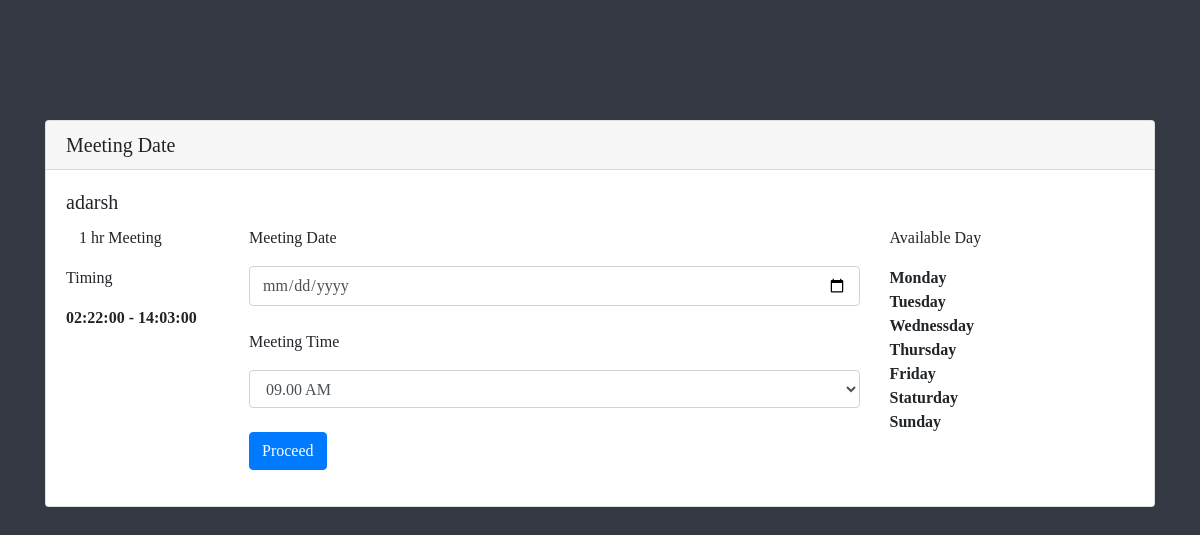
The app's page /booking.php?user_id=2 with its own data.
### tables this page shows
CREATE TABLE `user` (
  `user_id` int(11) NOT NULL,
  `user_email` varchar(255) NOT NULL,
  `user_password` varchar(255) NOT NULL,
  `start_time` time NOT NULL,
  `end_time` time NOT NULL,
  `user_name` varchar(255) DEFAULT NULL
);

CREATE TABLE `avialable_day` (
  `av_id` int(11) NOT NULL,
  `user_id` int(11) NOT NULL,
  `day` varchar(255) NOT NULL
);

### booking.php (the view, shortened to what this page needs)
<!DOCTYPE html>
<?php
 include("config.php");
 $user_id = 0;
 $username = "";
$startTime = "";
$endTime = "";
?>
<?php
 if($_SERVER["REQUEST_METHOD"] == "GET" && isset($_GET['user_id'])) {
   $user_id = $_GET['user_id'];
   $sql = "SELECT * FROM user WHERE user_id={$user_id}";
   $result = mysqli_query($db,$sql);
   $count = mysqli_num_rows($result);
   if ($count > 0) {
     $row = mysqli_fetch_array($result,MYSQLI_ASSOC);
     $username = $row['user_name'];
    $startTime = $row['start_time'];
    $endTime = $row['end_time'];
  }else{
    echo "<h1> Invalid Url <h1>";
  }
 }
  function get_times( $default = '09:00', $interval = '+60 minutes' ) {
   $output = '';
 include("config.php");
   $user_id = $_SESSION['user_id'];
   $sql = "SELECT * FROM user WHERE user_id={$user_id}";
   $result = mysqli_query($db,$sql);
   $row = mysqli_fetch_array($result,MYSQLI_ASSOC);
   echo "<br> Functtion startTime";
   $current = strtotime( '00:00' );
   $end = strtotime( '23:59' );
   while( $current <= $end ) {
       $time = date( 'H:i', $current );
       $sel = ( $time == $default ) ? ' selected' : '';
       $output .= "<option value=\"{$time}\"{$sel}>" . date( 'h.i A', $current ) .'</option>';
       $current = strtotime( $interval, $current );
   }
   return $output;
 }
 ?>
<html lang="en" dir="ltr">
  <head>
    <link href="//maxcdn.bootstrapcdn.com/bootstrap/4.0.0/css/bootstrap.min.css" rel="stylesheet" id="bootstrap-css">
    <link rel="stylesheet" href="/css/booking.css">
  </head>
  <body style="background-color: #353943;">
    <div class="container align-self-center" style="margin-top: 10%;">
      <div class="card">
        <h5 class="card-header">Meeting Date</h5>
        <div class="card-body">
          <h5 class="card-title"> <?php echo $username; ?> </h5>
          <div class="row">
            <div class="col-2">
                <p class="card-text"> <img src="https://bks-partners.com/wp-content/uploads/2018/03/Clock-Grey.png" style="height:13px;width: 13px;padding-right: 5px;">1 hr Meeting </p>
                <p class="card-text">Timing</p>
                <strong> <?php echo $startTime.' - '.$endTime; ?> </strong>
            </div>
            <div class="col-7">
              <div class="form-group">
                <form class="from-group" action="" method="post">
                  <p class="card-text">Meeting Date</p>
                  <input type="date" class="form-control" name="datePicker" id="datePicker"> <br>
                  <p class="card-text">Meeting Time</p>
                  <select name="time" class="form-control"><?php echo get_times();?></select> <br>
                    <button type="submit" class="btn btn-primary" name="button">Proceed</button>
                </div>
              </div>
            <div class="col-auto">
            <p class="card-text">Available Day</p>
            <?php
             $daySql = "SELECT * FROM avialable_day WHERE user_id= {$user_id}";
             $result = mysqli_query($db,$daySql);
              while ($row = $result->fetch_assoc()) {
                echo "<strong>{$row['day']}</strong><br>";
              }
             ?>
            </div>
          </div>
        </div>
      </div>
      </div>
  </body>
</html>

### css/booking.css (style rules this page uses)
body { background-color: #353943; font-family: "Times New Roman"; cursor: default; }

### records on screen
user: user_name "adarsh", start_time "02:22:00", end_time "14:03:00"
avialable_day: day "Monday"
avialable_day: day "Tuesday"
avialable_day: day "Wednessday"
avialable_day: day "Thursday"
avialable_day: day "Friday"
avialable_day: day "Staturday"
avialable_day: day "Sunday"

### other values on screen
form field time "09.00 AM"
